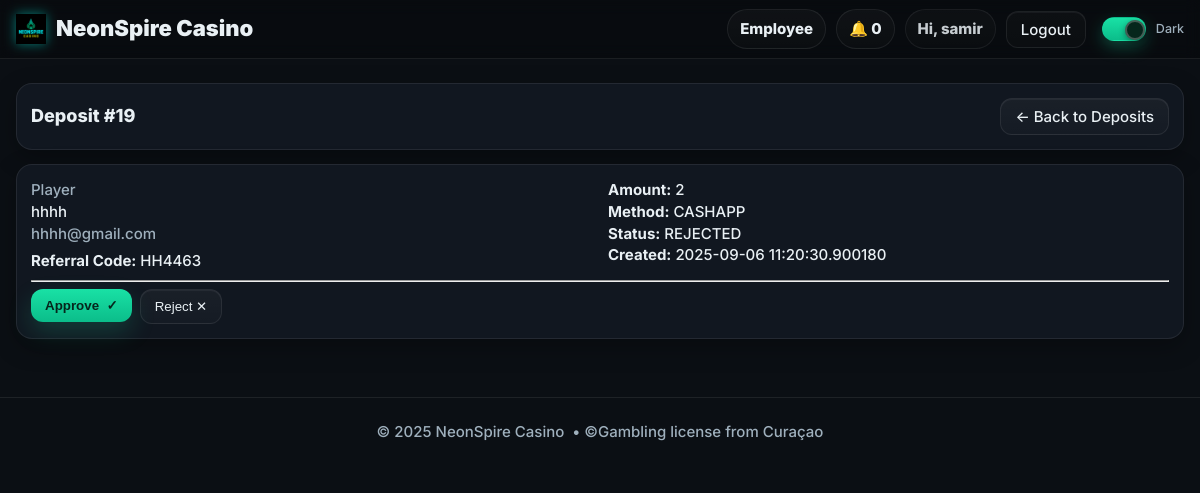
Screenshot of /employee/deposits/19 (signed in) with the database file from the repository.
### models.py (models this page shows, shortened)
class User(db.Model, UserMixin):
    __tablename__ = "users"
    id = db.Column(db.Integer, primary_key=True)
    name = db.Column(db.String(120), nullable=False)
    email = db.Column(db.String(255), unique=True, nullable=False, index=True)
    mobile = db.Column(db.String(24), nullable=True, index=True)  # E.164
    password_hash = db.Column(db.String(255), nullable=False)
    role = db.Column(db.String(20), nullable=False, default="PLAYER")  # PLAYER | EMPLOYEE | ADMIN
    email_verified = db.Column(db.Boolean, default=False, index=True)
    email_verified_at = db.Column(db.DateTime, nullable=True)
    promo_seen = db.Column(db.Boolean, default=False, index=True)
    created_at = db.Column(db.DateTime, default=datetime.utcnow)

class DepositRequest(db.Model):
    __tablename__ = "deposit_requests"
    id = db.Column(db.Integer, primary_key=True)
    user_id = db.Column(db.Integer, db.ForeignKey("users.id"), nullable=False, index=True)
    game_id = db.Column(db.Integer, db.ForeignKey("games.id"), nullable=True, index=True)
    amount = db.Column(db.Integer, nullable=False)
    method = db.Column(db.String(20), nullable=False, default="CRYPTO", index=True)  # CRYPTO|CHIME|CASHAPP
    proof_url = db.Column(db.String(500), default="")
    status = db.Column(db.String(20), default="PENDING", index=True)  # PENDING|RECEIVED|LOADED|REJECTED
    note = db.Column(db.String(300), default="")
    received_at = db.Column(db.DateTime, nullable=True)
    loaded_at = db.Column(db.DateTime, nullable=True)
    loaded_by = db.Column(db.Integer, db.ForeignKey("users.id"), nullable=True)
    credited_amount = db.Column(db.Integer, default=0)
    provider = db.Column(db.String(32), default="safepay")
    provider_order_id = db.Column(db.String(128))
    pay_url = db.Column(db.Text)
    backend_url = db.Column(db.Text)
    meta = db.Column(db.JSON, default=dict)
    created_at = db.Column(db.DateTime, default=datetime.utcnow)
    updated_at = db.Column(db.DateTime, default=datetime.utcnow, onupdate=datetime.utcnow)

### employee_bp.py (the view)
@employee_bp.get("/deposits/<int:dep_id>", endpoint="deposit_detail")
@login_required
def deposit_detail(dep_id: int):
    dep = db.session.get(DepositRequest, dep_id)
    if not dep:
        flash("Deposit not found.", "error")
        return redirect(url_for("employeebp.deposits_list"))
    user = db.session.get(User, dep.user_id) if dep.user_id else None
    game = db.session.get(Game, dep.game_id) if dep.game_id else None
    refcode = None
    if dep.user_id:
        rc = ReferralCode.query.filter_by(user_id=dep.user_id).first()
        refcode = rc.code if rc else None
    ctx = dict(
        page_title=f"Deposit #{dep.id}",
        dep=dep,
        user=user,
        game=game,
        refcode=refcode,
    )
    if _template_exists("employee_deposit_detail.html"):
        return render_template("employee_deposit_detail.html", **ctx)
    return render_template_string("""{% extends "base.html" %}{% block content %}
    <div class="shell">
      <div class="panel" style="display:flex;align-items:center;justify-content:space-between">
        <div class="h3">Deposit #{{ dep.id }}</div>
        <a class="btn" href="{{ url_for('employeebp.deposits_list') }}">← Back to Deposits</a>
      </div>
      <div class="panel">
        <div class="grid-2" style="display:grid;grid-template-columns:1fr 1fr;gap:16px">
          <div>
            <div class="muted">Player</div>
            <div class="h4">{{ user.name if user else ('User #' ~ dep.user_id) }}</div>
            {% if user and user.email %}<div class="muted">{{ user.email }}</div>{% endif %}
            {% if refcode %}<div style="margin-top:6px"><strong>Referral Code:</strong> {{ refcode }}</div>{% endif %}
            {% if game %}<div style="margin-top:6px"><strong>Game:</strong> {{ game.name }}</div>{% endif %}
          </div>
          <div>
            <div><strong>Amount:</strong> {{ dep.amount }}</div>
            <div><strong>Method:</strong> {{ dep.method }}</div>
            <div><strong>Status:</strong> {{ dep.status }}</div>
            <div><strong>Created:</strong> {{ dep.created_at }}</div>
            {% if dep.loaded_at %}<div><strong>Loaded at:</strong> {{ dep.loaded_at }}</div>{% endif %}
          </div>
        </div>
        {% if dep.proof_url %}
          <hr>
          <div>
            <div class="muted">Payment Proof</div>
            <p><a class="btn" target="_blank" rel="noopener" href="{{ dep.proof_url }}">Open Proof</a></p>
            {% set is_img = dep.proof_url.lower().endswith(('.png','.jpg','.jpeg','.webp','.gif')) %}
            {% if is_img %}<div style="max-width:480px"><img src="{{ dep.proof_url }}" alt="Payment proof" style="max-width:100%;border-radius:10px"></div>{% endif %}
          </div>
        {% endif %}
        <hr>
        <div style="display:flex;gap:8px">
          <form method="post" action="{{ url_for('employeebp.deposits_loaded', dep_id=dep.id) }}"><button class="btn btn-primary" type="submit">Approve &nbsp;✓</button></form>
          <form method="post" action="{{ url_for('employeebp.deposits_reject', dep_id=dep.id) }}"><button class="btn" type="submit">Reject ✕</button></form>
        </div>
      </div>
    </div>{% endblock %}""", **ctx)

### employee_bp.py (called while the page is built)
@employee_bp.before_request
def require_employee():
    if not current_user.is_authenticated:
        return redirect(url_for("auth.login_get", next=url_for("employeebp.employee_home")))
    if current_user.role not in ("EMPLOYEE", "ADMIN"):
        return abort(403)

def _template_exists(name: str) -> bool:
    try:
        render_template(name)
        return True
    except Exception:
        return False

### templates/base.html (shortened to what this page needs)
<!DOCTYPE html>
<html lang="en" data-theme="dark">
<head>
  <link rel="stylesheet" href="{{ url_for('static', filename='css/styles.css') }}?v=dm2">
</head>
<body>
  <header class="nav" style="position:sticky;top:0;z-index:50;background:rgba(0,0,0,.25);backdrop-filter:blur(8px);border-bottom:1px solid var(--stroke)">
    <div class="shell nav-inner" style="display:flex;align-items:center;justify-content:space-between;height:58px">
      <a href="{{ url_for('short_bp.lob_short') }}" class="brand" aria-label="NeonSpire Casino">
        <img class="brand-logo" src="{{ url_for('static', filename='img/logo.png') }}" alt="NeonSpire Casino">
        <span class="brand-text">NeonSpire Casino</span>
      </a>
      <nav class="nav-links" style="display:flex;align-items:center;gap:10px">
        {% if current_user.is_authenticated %}
          {% if current_user.role == 'ADMIN' %}
            <a class="pill" href="{{ url_for('adminbp.admin_home') }}">Admin</a>
            <a class="pill" href="{{ url_for('adminbp.admin_players') }}">Players</a>
            <a class="pill" href="{{ url_for('adminbp.deposits_audit') }}">Deposits</a>
            <a class="pill" href="{{ url_for('adminbp.admin_users') }}">Employees</a>
          {% elif current_user.role == 'EMPLOYEE' %}
            <a class="pill" href="{{ url_for('employeebp.employee_home') }}">Employee</a>
          {% else %}
            <a class="pill" href="{{ url_for('short_bp.mylogin_clean') }}">My Logins</a>
          {% endif %}
          <a class="pill" href="{{ url_for('notifybp.list_notifications') }}">🔔 {{ unread_count or 0 }}</a>
          <span class="pill" style="pointer-events:none;opacity:.85">
            Hi, {{ current_user.name.split(' ')[0] if current_user.name else 'Player' }}
          </span>
          <a class="btn btn-ghost" href="{{ url_for('auth.logout') }}">Logout</a>
        {% else %}
          <a class="pill" href="{{ url_for('auth.login_get') }}">Login</a>
          <a class="btn btn-primary" href="{{ url_for('short_bp.reg_short') }}">Register</a>
        {% endif %}
        <label class="toggle" style="margin-left:6px">
          <span class="track"><span class="knob"></span></span>
          <span class="label">Dark</span>
        </label>
      </nav>
    </div>
  </header>
  <div class="hero-slot">
  </div>
  <main style="padding-bottom:20px">
    {% block content %}{% endblock %}
  </main>
  <footer class="shell footer"
          style="height:68px;border-top:1px solid var(--stroke);margin-top:24px;
                 display:flex;align-items:center;justify-content:center;">
    © {{ 2025 }} NeonSpire Casino &nbsp;•&nbsp;
    <span class="muted">©Gambling license from Curaçao </span>
  </footer>
</body>
</html>

### static/css/styles.css (style rules this page uses)
:root { --bg:#0b0f14; --panel:#111720; --panel-2:#0f151d; --text:#e9f0f4; --muted:#9fb0bd; --brand:#19e1a5; --brand-2:#0bbd8a; --stroke:rgba(255,255,255,.08); --chip:#0f1c27; --shadow:0 8px 24px rgba(0,0,0,.28); }
* { box-sizing:border-box }
html,body { margin:0;background:var(--bg);color:var(--text); font:500 15px/1.45 Inter,system-ui,-apple-system,Segoe UI,Roboto,Arial; -webkit-font-smoothing:antialiased; -moz-osx-font-smoothing:grayscale; text-rendering:optimizeLegibility; }
a { color:inherit;text-decoration:none }
img { max-width:100%;display:block }
.h3 { font-weight:800;font-size:18px }
.muted { color:var(--muted) }
.shell { max-width:1220px;margin:0 auto;padding:0 16px }
.nav { backdrop-filter: blur(8px); border-bottom:1px solid var(--stroke) }
.nav-inner { display:flex;align-items:center;justify-content:space-between;height:58px }
.brand { display:flex;gap:10px;align-items:center;font-weight:900 }
.nav-links { display:flex;align-items:center;gap:10px }
.pill { display:inline-flex;align-items:center;justify-content:center; padding:8px 12px;border-radius:999px;border:1px solid var(--stroke); background:linear-gradient(180deg,rgba(255,255,255,.03),rgba(255,255,255,.01)); font-weight:800; }
.btn,.btn-mini,.btn-auth,.btn-auth-primary { display:inline-flex;align-items:center;justify-content:center;gap:8px; text-align:center; line-height:1; position:relative; overflow:hidden; white-space:nowrap; }
.btn { border:1px solid var(--stroke); background:linear-gradient(180deg,rgba(255,255,255,.04),rgba(255,255,255,.02)); color:var(--text);padding:10px 14px;border-radius:12px; box-shadow:0 1px 0 rgba(255,255,255,.05) inset; transition:filter .15s ease, transform .06s ease; }
.btn-ghost { background:linear-gradient(180deg,rgba(255,255,255,.02),rgba(255,255,255,.01)) }
.btn-primary { background:linear-gradient(180deg,var(--brand),var(--brand-2));border:none; color:#06261c;font-weight:800;box-shadow:0 10px 24px rgba(25,225,165,.18); }
.panel { background:var(--panel);border:1px solid var(--stroke);border-radius:16px;padding:14px;margin-bottom:14px;box-shadow:var(--shadow) }
.footer { display:flex;align-items:center;justify-content:center;color:var(--muted) }
html,body { width:100% !important;max-width:100% !important;overflow-x:hidden !important; }
.shell,.nav,.nav-inner,.panel,section,aside,.rail-card,.player-grid,.game-grid,.game-card,.game-media,.game-actions,.btn-grid { max-width:100% !important; }
.player-grid > *, .game-grid > *, .game-card > *, .btn-grid > *, .panel > * { min-width:0 !important; }
.toggle { display:inline-flex; align-items:center; gap:10px; cursor:pointer; }
.toggle .track { position:relative; width:44px; height:24px; border-radius:999px; background:rgba(255,255,255,.10); border:1px solid var(--stroke); transition:background .22s ease, border-color .22s ease, box-shadow .22s ease; }
.toggle .knob { position:absolute; top:2px; left:2px; width:20px; height:20px; border-radius:50%; background:#ffffff; box-shadow:0 2px 6px rgba(0,0,0,.35); transform:translateX(0); transition:transform .22s ease, background .22s ease, box-shadow .22s ease; }
.toggle input:checked + .track { background:linear-gradient(180deg,var(--brand),var(--brand-2)); border-color:transparent; box-shadow:0 6px 16px rgba(25,225,165,.28); }
.toggle input:checked + .track .knob { transform:translateX(20px); background:#06261c; box-shadow:0 2px 6px rgba(0,0,0,.4), inset 0 0 0 2px rgba(255,255,255,.25); }
.toggle .label { font-size:12.5px; color:var(--muted); user-select:none; }

### templates/base.html (style rules this page uses)
.brand { display:flex; gap:10px; align-items:center; text-decoration:none; color:inherit; font-weight:900; font-size:22px }
.brand-logo { height:30px; width:auto; display:block; filter: drop-shadow(0 0 6px rgba(0,255,233,.45)); }
.hero-slot { position:relative; z-index:2; padding-top:12px; }
header.nav { overflow:visible; }

### rows the page displays
User: name "samir"
DepositRequest: id+amount+method "Deposit #19 ← Back to Deposits Player hhhh hhhh@gmail.com Referral Code: HH4463 Amount: 2 Method: CASHAPP Status: REJECTED Created: 2025-09-06 11:20:30.900180 Approve ✓ Reject ✕"

### other values shown
{{ unread_count or 0 }} "0"
{{ 2025 }} "2025"
